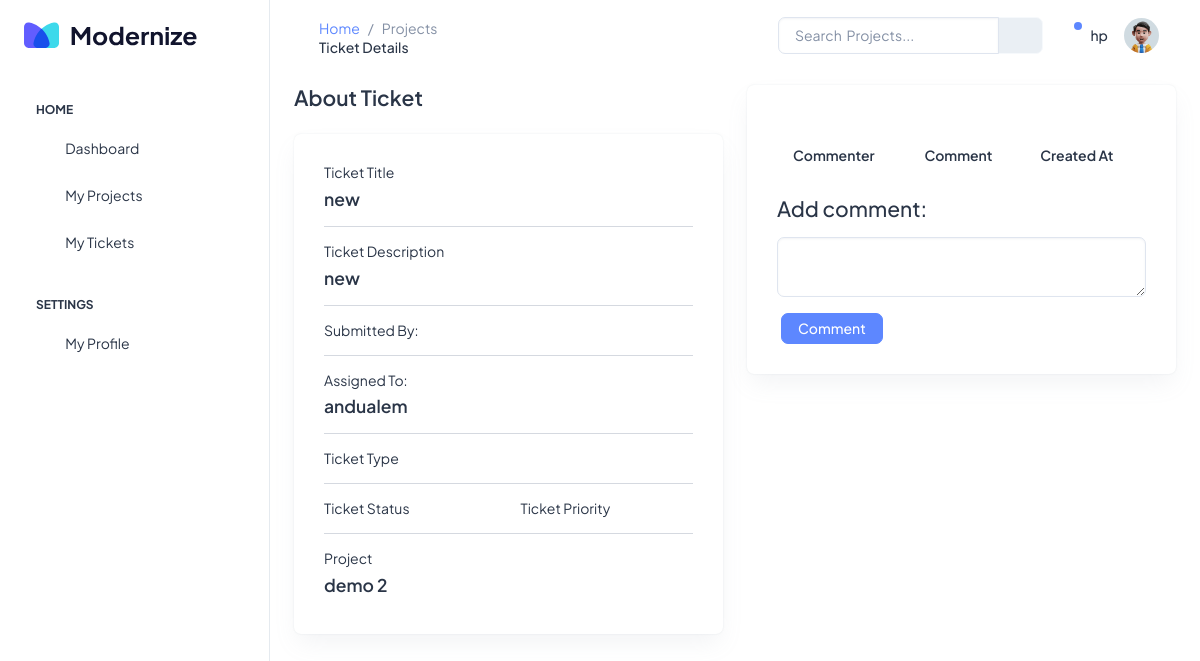
The page /tickets/1/details (signed in) on the database as committed earlier.
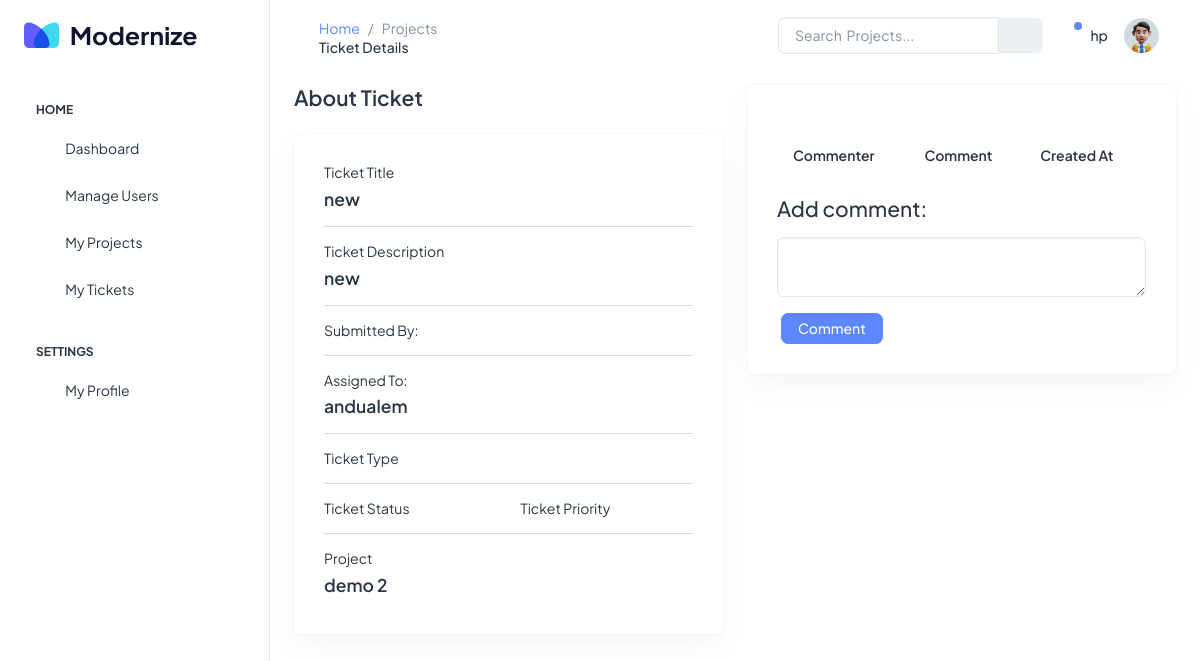
The same page on the database as committed later.
### tickets/views.py (the view, shortened to what this page needs)
class TicketDetailView(View):
    def get(self, request, *args, **kwargs):
        view = TicketDisplay.as_view()
        return view(request, *args, **kwargs)

### tickets/forms.py
class CommentForm(forms.ModelForm):
    class Meta:
        model = Comment
        fields = ["comment"]
    def __init__(self, *args, **kwargs):
        self.request = kwargs.pop("request", None)
        super(CommentForm, self).__init__(*args, **kwargs)
        for visible in self.visible_fields():
            visible.field.widget.attrs["class"] = "form-control"
            visible.field.widget.attrs["rows"] = "0"

### tickets/views.py (called while the page is built)
    def get_context_data(self, **kwargs):
        context = super().get_context_data(**kwargs)
        context["form"] = CommentForm()
        return context

### tickets/templates/tickets/detail_ticket.html (shortened to what the changed rows need)
{% extends 'base.html' %}
{% load static %}
{% block content %}
<div class="row">
    <div class="col-12">
        <div class="row">
            <div class="col-md-6">
                <div class="card">
                    <div class="card-body">
                        <div class="my-3">
                            <table class="table text-nowrap mb-0 align-middle">
                                <thead class="text-dark fs-4">
                                    <tr>
                                        <th class="border-bottom-0">
                                            <h6 class="fw-semibold mb-0">
                                                Commenter
                                            </h6>
                                        </th>
                                        <th class="border-bottom-0">
                                            <h6 class="fw-semibold mb-0">
                                                Comment
                                            </h6>
                                        </th>
                                        <th class="border-bottom-0">
                                            <h6 class="fw-semibold mb-0">
                                                Created At
                                            </h6>
                                        </th>
                                    </tr>
                                </thead>
                            </table>
                        </div>
                    </div>
                </div>
            </div>
        </div>
    </div>
</div>
{% endblock content %}

Rows that differ between the two databases and show on the page:
changed User "hp": role empty → "Admin" (drawn)
Other text that changed with them:
text now shown: "Manage Users"
